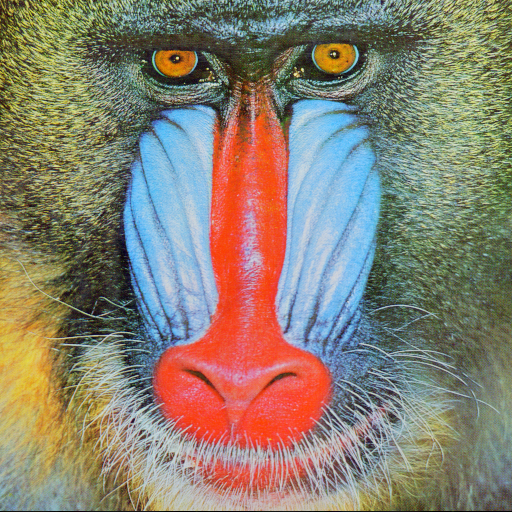
#> input picture img/baboon.png, 512 x 512 px
$ jupyter execute 'Processamento de Imagens Coloridas.ipynb'
#> lines starting #> are read from the running program, lines starting #| are printed output that depends on the picture
Digital Image Processing

Student: Anderson Rafhael; 18113000

Processamento de Imagens Coloridas

[cell 1]
import matplotlib.pyplot as plt
from matplotlib import cm
import numpy as np
import cv2 as cv

[cell 2]
# General Functions

from cv2 import CMP_EQ


def showChannels(convertedImage, tittle):
    (C1, C2, C3) = cv.split(convertedImage)

    plt.figure()
    plt.subplots(figsize=(7, 5))


    plt.subplot(141)
    plt.imshow(convertedImage, cmap='gray')
    plt.title(tittle)
    plt.xticks([]), plt.yticks([])

    plt.subplot(142)
    plt.imshow(C1, cmap='gray')
    plt.title('Channel 1')
    plt.xticks([]), plt.yticks([])

    plt.subplot(143)
    plt.imshow(C2, cmap='gray')
    plt.title('Channel 2')
    plt.xticks([]), plt.yticks([])

    plt.subplot(144)
    plt.imshow(C3, cmap='gray')
    plt.title('Channel 3')
    plt.xticks([]), plt.yticks([])

    plt.show()


def BGR2CMYK(original):

    # Extract channels
    img = original.astype(np.float64) / 255.
    K = 1 - np.max(img, axis=2)
    C = (1-img[..., 2] - K) / (1-K)
    M = (1-img[..., 1] - K) / (1-K)
    Y = (1-img[..., 0] - K) / (1-K)

    # Convert the input BGR image to CMYK colorspace
    dst = (np.dstack((C, M, Y, K)) * 255).astype(np.uint8)

    return dst


def showColorSpaces(original):

    NTSCImage = cv.cvtColor(original, cv.COLOR_BGR2YCrCb)
    HSVImage = cv.cvtColor(original, cv.COLOR_BGR2HSV)
    GRAYImage = cv.cvtColor(original, cv.COLOR_BGR2GRAY)
    LABImage = cv.cvtColor(original, cv.COLOR_BGR2LAB)
    CIEXYZImage = cv.cvtColor(original, cv.COLOR_BGR2XYZ)
    CMYKImage = BGR2CMYK(original)

    showChannels(NTSCImage, 'NTSC')
    showChannels(HSVImage, 'HSV')
    showImages(original, GRAYImage, 'Gray')
    showChannels(LABImage, 'LAB')
    showChannels(CIEXYZImage, 'CIEXYZ')
    showImages(original, CMYKImage, 'CMYK')


def showImages(original, result, tittle):

    plt.figure()
    plt.subplots(figsize=(5, 3))


    plt.subplot(121)
    plt.imshow(cv.cvtColor(original, cv.COLOR_BGR2RGB))
    plt.title('Original Image')
    plt.xticks([]), plt.yticks([])

    plt.subplot(122)
    plt.imshow(result, cmap='gray')
    plt.title(tittle)
    plt.xticks([]), plt.yticks([])

    plt.show()

Q1 - Carregar 'baboon.png' e mostrar cada canal separadamente em escala de cinza.

[cell 3]
img = cv.imread('img/baboon.png')
#> img is the input picture: shape (512, 512, 3); mean B, G, R 113.1, 128.9, 137.4
(B, G, R) = cv.split(img)

showImages(img, B, "Blue Channel")
showImages(img, G, "Green Channel")
showImages(img, R, "Red Channel")
cv.waitKey(0)

Q2 - Fazer o mesmo para 'rgb.png'

[cell 4]
img = cv.imread('img/rgb.png')
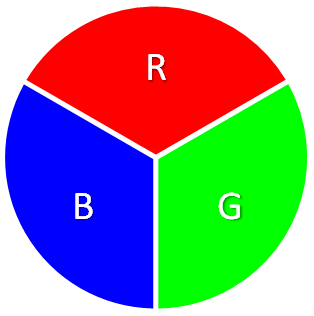
#> input picture img/rgb.png, 314 x 316 px
#> img is the input picture: shape (316, 314, 3); mean B, G, R 137.2, 137.5, 137.5
(B, G, R) = cv.split(img)
#> B: shape (316, 314)
#> G: shape (316, 314)
#> R: shape (316, 314)

showImages(img, B, "Blue Channel")
showImages(img, G, "Green Channel")
showImages(img, R, "Red Channel")
cv.waitKey(0)

Q3 - Fazer o mesmo para 'rgbcube_kbkg'.

[cell 5]
img = cv.imread('img/rgbcube_kBKG.png')
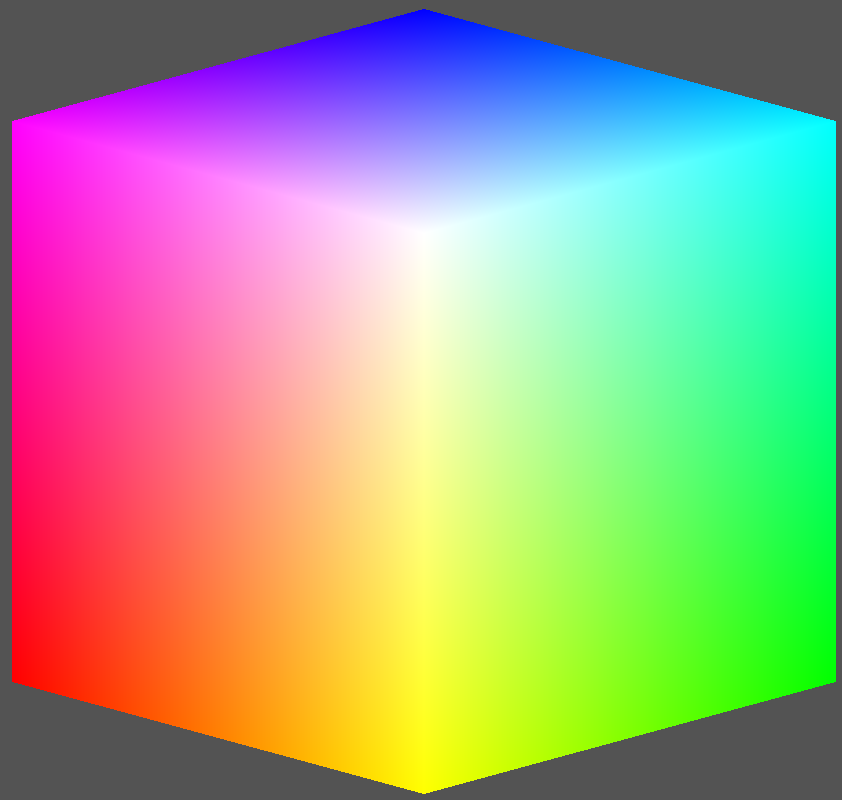
#> input picture img/rgbcube_kBKG.png, 842 x 800 px
#> img is the input picture: shape (800, 842, 3); mean B, G, R 137.1, 163.4, 163.4
(B, G, R) = cv.split(img)
#> B: shape (800, 842)
#> G: shape (800, 842)
#> R: shape (800, 842)

showImages(img, B, "Blue Channel")
showImages(img, G, "Green Channel")
showImages(img, R, "Red Channel")
cv.waitKey(0)

Q4 - Repetir Q1, Q2 e Q3 convertendo as imagens para os seguintes espaços de cor:
- NTSC.
- HSV.
- HSI.
- LAB.
- CIE XYZ.
- CMYK.

[cell 6]
img = cv.imread('img/baboon.png')
img2 = cv.imread('img/rgb.png')
img3 = cv.imread('img/rgbcube_kBKG.png')

showColorSpaces(img)
#> in showColorSpaces, `NTSCImage = cv.cvtColor(original, cv.COLOR_BGR2YCrCb)`: NTSCImage: shape (512, 512, 3); mean of channels 0, 1, 2 129.6, 133.5, 118.7
#> in showColorSpaces, `HSVImage = cv.cvtColor(original, cv.COLOR_BGR2HSV)`: HSVImage: shape (512, 512, 3); mean H, S, V 60.4, 96, 159.4
#> in showColorSpaces, `LABImage = cv.cvtColor(original, cv.COLOR_BGR2LAB)`: LABImage: shape (512, 512, 3); mean of channels 0, 1, 2 140.5, 130.5, 139.4
#> in showColorSpaces, `CIEXYZImage = cv.cvtColor(original, cv.COLOR_BGR2XYZ)`: CIEXYZImage: shape (512, 512, 3); mean of channels 0, 1, 2 123.2, 129.5, 125.5
#> in BGR2CMYK, `K = 1 - np.max(img, axis=2)`:
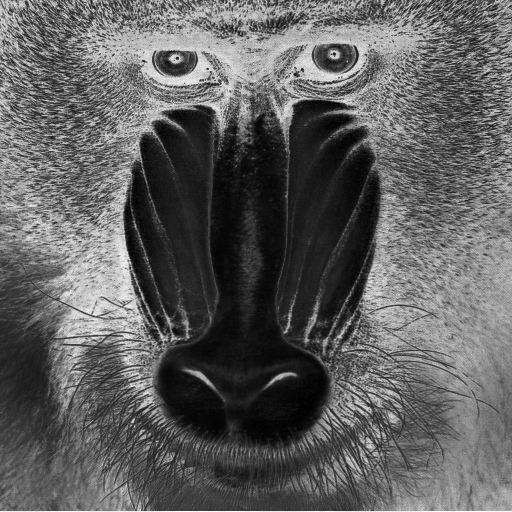
#> K: shape (512, 512) float64; min 0, max 1, mean 0.375
#> in BGR2CMYK, `C = (1-img[..., 2] - K) / (1-K)`:
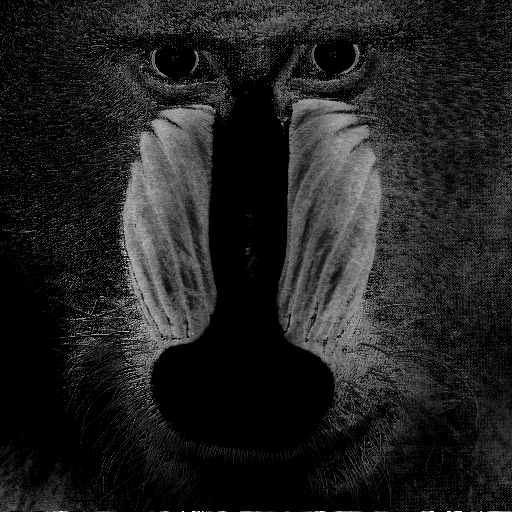
#> C: shape (512, 512) float64; 0.01% of the values are NaN or infinite; the others: min 0, max 1, mean 0.131; drawn with min black, max white, NaN and infinite black
#> in BGR2CMYK, `M = (1-img[..., 1] - K) / (1-K)`:
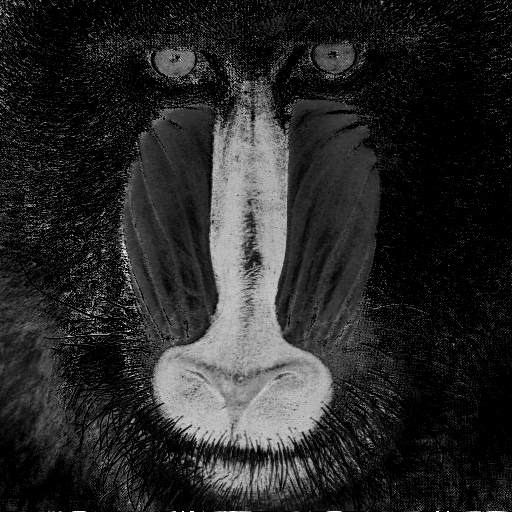
#> M: shape (512, 512) float64; 0.01% of the values are NaN or infinite; the others: min 0, max 1, mean 0.158; drawn with min black, max white, NaN and infinite black
#> in BGR2CMYK, `Y = (1-img[..., 0] - K) / (1-K)`:
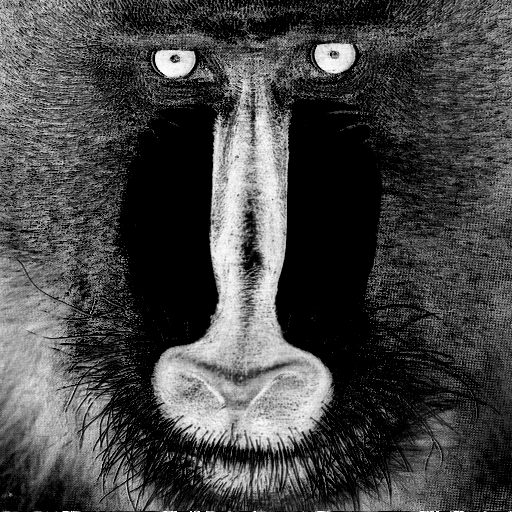
#> Y: shape (512, 512) float64; 0.01% of the values are NaN or infinite; the others: min 0, max 1, mean 0.275; drawn with min black, max white, NaN and infinite black
#> in BGR2CMYK, `dst = (np.dstack((C, M, Y, K)) * 255).astype(np.uint8)`:
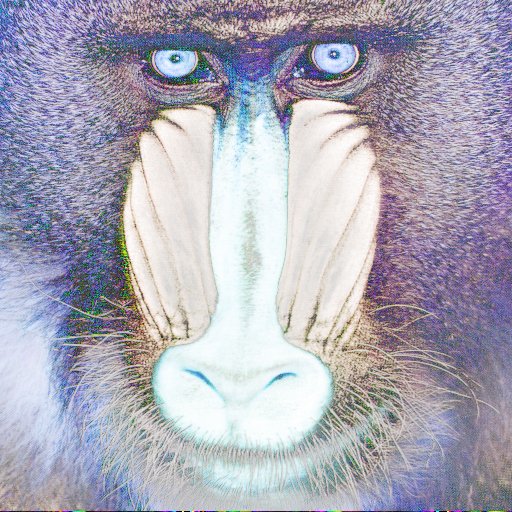
#> dst: shape (512, 512, 4); mean R, G, B, A 33.2, 40, 69.9, 95.3; transparent parts drawn white
#> in showImages (call 10), `plt.show()`:
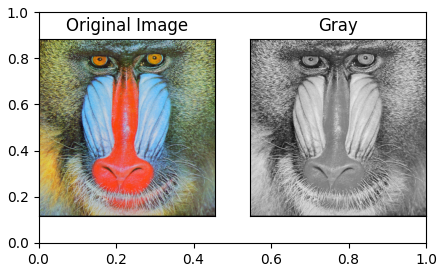
#> figure drawn by matplotlib, 2 panels
#> call 3 of showChannels, with tittle = 'LAB'
#> in showChannels (call 3), `(C1, C2, C3) = cv.split(convertedImage)`:
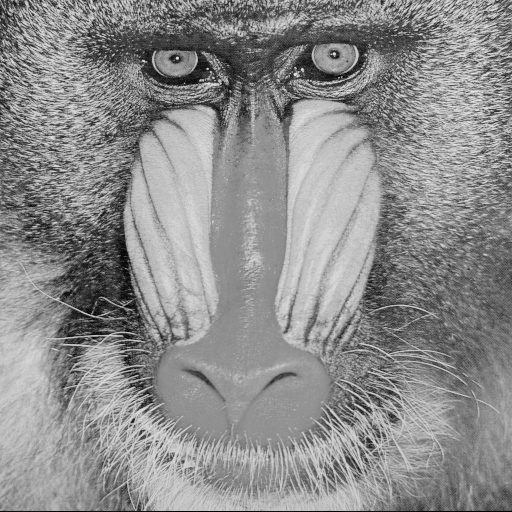
#> C1: shape (512, 512); min 0, max 235, mean 140.5
#> in showChannels (call 3), `(C1, C2, C3) = cv.split(convertedImage)`:
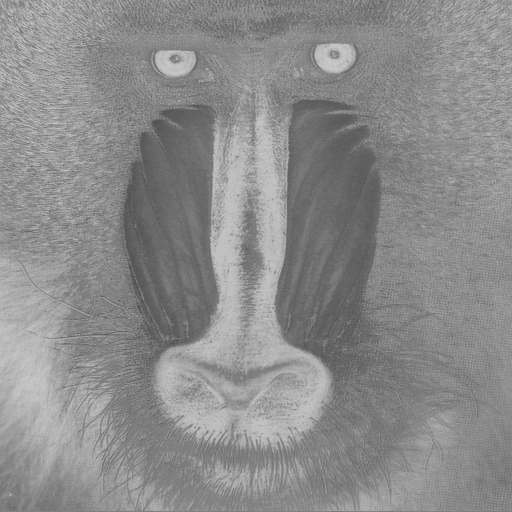
#> C3: shape (512, 512); min 73, max 203, mean 139.4
